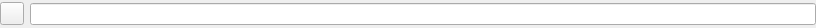
<?xml version="1.0" encoding="UTF-8"?>
<ui version="4.0">
 <class>DirSelector</class>
 <widget class="QWidget" name="DirSelector">
  <property name="geometry">
   <rect>
    <x>0</x>
    <y>0</y>
    <width>816</width>
    <height>28</height>
   </rect>
  </property>
  <property name="windowTitle">
   <string>Form</string>
  </property>
  <layout class="QHBoxLayout" name="horizontalLayout" stretch="1,10">
   <property name="leftMargin">
    <number>0</number>
   </property>
   <property name="topMargin">
    <number>0</number>
   </property>
   <property name="rightMargin">
    <number>0</number>
   </property>
   <property name="bottomMargin">
    <number>0</number>
   </property>
   <item>
    <widget class="QToolButton" name="btn">
     <property name="text">
      <string/>
     </property>
    </widget>
   </item>
   <item>
    <widget class="QLineEdit" name="text"/>
   </item>
  </layout>
  <action name="actionChange_Dir">
   <property name="icon">
    <iconset resource="../icons.qrc">
     <normaloff>:/app_data/icons/Humanity/actions/48/gtk-open.svg</normaloff>:/app_data/icons/Humanity/actions/48/gtk-open.svg</iconset>
   </property>
   <property name="text">
    <string>Change Dir</string>
   </property>
   <property name="toolTip">
    <string>Change Directory</string>
   </property>
  </action>
 </widget>
 <resources>
  <include location="../icons.qrc"/>
 </resources>
 <connections/>
</ui>
